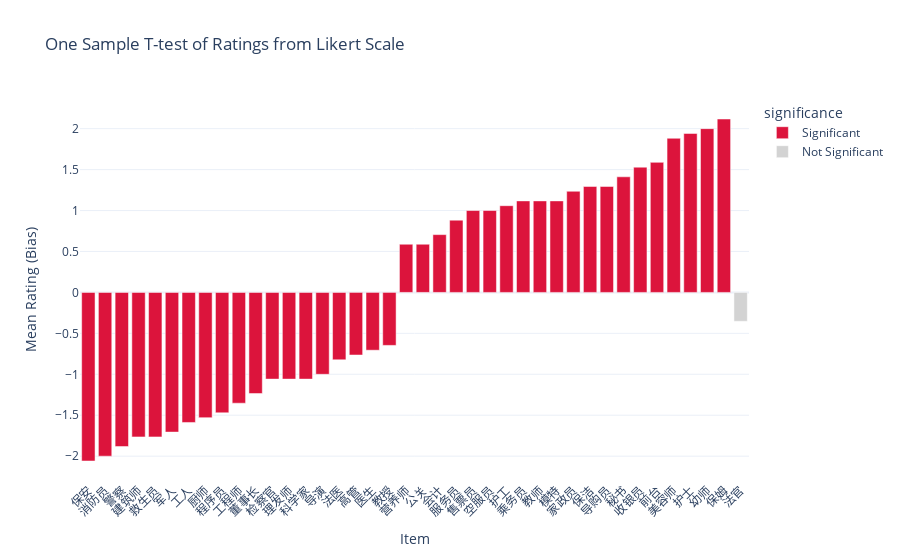

This figure's notebook cell:
### Code cell
# Sort by mean for better readability
df_results_sorted = df_results.sort_values(by='mean')

# Create color labels
df_results_sorted['significance'] = df_results_sorted['significant'].map({True: 'Significant', False: 'Not Significant'})

# Plot
fig = px.bar(
    df_results_sorted,
    x='item',
    y='mean',
    color='significance',
    color_discrete_map={'Significant': 'crimson', 'Not Significant': 'lightgray'},
    title='One Sample T-test of Ratings from Likert Scale',
    labels={'item': 'Item', 'mean': 'Mean Rating'},
    hover_data=['p_value']
)

fig.update_layout(
    xaxis_tickangle=-45,
    yaxis_title='Mean Rating (Bias)',
    xaxis_title='Item',
    template='plotly_white'
)

fig.show()

# Save it as html
fig.write_html('occupations_ttest_zh.html')

# Save it as image
fig.write_image('occupations_ttest_zh.png', scale=3, width=1000, height=500)

### Figure 1 — Plotly figure (JSON) as saved in the notebook; plotly's stock layout.template omitted (floating-point values rounded to 4 significant figures)
{"data": [{"customdata": [[5.815e-11], [3.109e-09], [6.927e-10], [7.617e-09], [1.697e-07], [1.938e-08], [2.511e-05], [1.602e-07], [8.348e-06], [2.525e-06], [3.706e-05], [0.0001758], [2.511e-05], [7.485e-05], [2.554e-05], [0.004096], [0.0006924], [0.01804], [0.003702], [0.01319], [0.01319], [0.01337], [0.0006207], [0.000797], [0.000797], [0.001005], [0.0001395], [0.000271], [0.0001395], [0.004096], [0.0002959], [2.697e-05], [1.28e-05], [6.697e-07], [3.802e-07], [6.927e-10], [2.763e-12], [1.828e-11], [1.093e-09]], "hovertemplate": "significance=Significant<br>Item=%{x}<br>Mean Rating=%{y}<br>p_value=%{customdata[0]}<extra></extra>", "legendgroup": "Significant", "marker": {"color": "crimson", "pattern": {"shape": ""}}, "name": "Significant", "orientation": "v", "showlegend": true, "textposition": "auto", "type": "bar", "x": ["保安", "消防员", "警察", "建筑师", "救生员", "军人", "工人", "厨师", "程序员", "工程师", "董事长", "检察官", "理发师", "科学家", "导演", "法医", "高管", "医生", "教授", "营养师", "公关", "会计", "服务员", "售票员", "空服员", "护工", "乘务员", "教师", "模特", "家政员", "保洁", "导购员", "秘书", "收银员", "前台", "美容师", "护士", "幼师", "保姆"], "xaxis": "x", "y": [-2.059, -2.0, -1.882, -1.765, -1.765, -1.706, -1.588, -1.529, -1.471, -1.353, -1.235, -1.059, -1.059, -1.059, -1.0, -0.8235, -0.7647, -0.7059, -0.6471, 0.5882, 0.5882, 0.7059, 0.8824, 1.0, 1.0, 1.059, 1.118, 1.118, 1.118, 1.235, 1.294, 1.294, 1.412, 1.529, 1.588, 1.882, 1.941, 2.0, 2.118], "yaxis": "y"}, {"customdata": [[0.1107]], "hovertemplate": "significance=Not Significant<br>Item=%{x}<br>Mean Rating=%{y}<br>p_value=%{customdata[0]}<extra></extra>", "legendgroup": "Not Significant", "marker": {"color": "lightgray", "pattern": {"shape": ""}}, "name": "Not Significant", "orientation": "v", "showlegend": true, "textposition": "auto", "type": "bar", "x": ["法官"], "xaxis": "x", "y": [-0.3529], "yaxis": "y"}], "layout": {"barmode": "relative", "legend": {"title": {"text": "significance"}, "tracegroupgap": 0}, "title": {"text": "One Sample T-test of Ratings from Likert Scale"}, "xaxis": {"anchor": "y", "domain": [0, 1], "tickangle": -45, "title": {"text": "Item"}}, "yaxis": {"anchor": "x", "domain": [0, 1], "title": {"text": "Mean Rating (Bias)"}}}}
